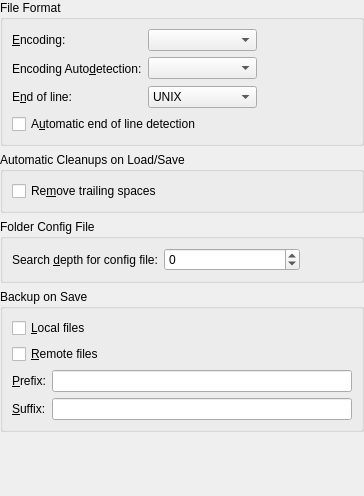
<ui version="4.0" >
 <author></author>
 <comment></comment>
 <exportmacro></exportmacro>
 <class>OpenSaveConfigWidget</class>
 <widget class="QWidget" name="OpenSaveConfigWidget" >
  <property name="geometry" >
   <rect>
    <x>0</x>
    <y>0</y>
    <width>364</width>
    <height>496</height>
   </rect>
  </property>
  <layout class="QVBoxLayout" >
   <property name="margin" >
    <number>0</number>
   </property>
   <property name="spacing" >
    <number>6</number>
   </property>
   <item>
    <widget class="QGroupBox" name="gbFileFormat" >
     <property name="title" >
      <string>File Format</string>
     </property>
     <layout class="QVBoxLayout" >
      <property name="margin" >
       <number>9</number>
      </property>
      <property name="spacing" >
       <number>6</number>
      </property>
      <item>
       <layout class="QGridLayout" >
        <property name="margin" >
         <number>0</number>
        </property>
        <property name="spacing" >
         <number>6</number>
        </property>
        <item rowspan="2" row="0" column="2" >
         <spacer>
          <property name="orientation" >
           <enum>Qt::Horizontal</enum>
          </property>
          <property name="sizeHint" >
           <size>
            <width>161</width>
            <height>51</height>
           </size>
          </property>
         </spacer>
        </item>
        <item row="0" column="0" >
         <widget class="QLabel" name="lblEncoding" >
          <property name="text" >
           <string>&amp;Encoding:</string>
          </property>
          <property name="buddy" >
           <cstring>cmbEncoding</cstring>
          </property>
         </widget>
        </item>
        <item row="1" column="0" >
         <widget class="QLabel" name="lblEncodingDetection" >
          <property name="text" >
           <string>Encoding Auto&amp;detection:</string>
          </property>
          <property name="buddy" >
           <cstring>cmbEncodingDetection</cstring>
          </property>
         </widget>
        </item>
        <item row="2" column="0" >
         <widget class="QLabel" name="lblEOL" >
          <property name="text" >
           <string>E&amp;nd of line:</string>
          </property>
          <property name="buddy" >
           <cstring>cmbEOL</cstring>
          </property>
         </widget>
        </item>
        <item row="2" column="1" >
         <widget class="QComboBox" name="cmbEOL" >
          <item>
           <property name="text" >
            <string>UNIX</string>
           </property>
          </item>
          <item>
           <property name="text" >
            <string>DOS/Windows</string>
           </property>
          </item>
          <item>
           <property name="text" >
            <string>Macintosh</string>
           </property>
          </item>
         </widget>
        </item>
        <item row="0" column="1" >
         <widget class="QComboBox" name="cmbEncoding" />
        </item>
        <item row="1" column="1" >
         <widget class="QComboBox" name="cmbEncodingDetection" />
        </item>
       </layout>
      </item>
      <item>
       <widget class="QCheckBox" name="chkDetectEOL" >
        <property name="whatsThis" >
         <string>If this option is enabled the editor will autodetect the end of line type. The first found end of line type will be used for the whole file.</string>
        </property>
        <property name="text" >
         <string>A&amp;utomatic end of line detection</string>
        </property>
       </widget>
      </item>
     </layout>
    </widget>
   </item>
   <item>
    <widget class="QGroupBox" name="gbCleanups" >
     <property name="title" >
      <string>Automatic Cleanups on Load/Save</string>
     </property>
     <layout class="QVBoxLayout" >
      <property name="margin" >
       <number>9</number>
      </property>
      <property name="spacing" >
       <number>6</number>
      </property>
      <item>
       <widget class="QCheckBox" name="chkRemoveTrailingSpaces" >
        <property name="whatsThis" >
         <string>The editor will automatically eliminate extra spaces at the ends of lines of text while loading/saving the file. This change is only visible after a save if you reload the file.</string>
        </property>
        <property name="text" >
         <string>Re&amp;move trailing spaces</string>
        </property>
       </widget>
      </item>
     </layout>
    </widget>
   </item>
   <item>
    <widget class="QGroupBox" name="gbConfigFile" >
     <property name="title" >
      <string>Folder Config File</string>
     </property>
     <layout class="QVBoxLayout" >
      <property name="margin" >
       <number>9</number>
      </property>
      <property name="spacing" >
       <number>6</number>
      </property>
      <item>
       <layout class="QHBoxLayout" >
        <property name="margin" >
         <number>0</number>
        </property>
        <property name="spacing" >
         <number>6</number>
        </property>
        <item>
         <widget class="QLabel" name="label" >
          <property name="text" >
           <string>Search &amp;depth for config file:</string>
          </property>
          <property name="buddy" >
           <cstring>sbConfigFileSearchDepth</cstring>
          </property>
         </widget>
        </item>
        <item>
         <widget class="QSpinBox" name="sbConfigFileSearchDepth" >
          <property name="whatsThis" >
           <string>The editor will search the given number of folder levels upwards for a .kateconfig file and load the settings line from it.</string>
          </property>
          <property name="specialValueText" >
           <string>Do not use config file</string>
          </property>
          <property name="maximum" >
           <number>64</number>
          </property>
          <property name="minimum" >
           <number>-1</number>
          </property>
         </widget>
        </item>
        <item>
         <spacer>
          <property name="orientation" >
           <enum>Qt::Horizontal</enum>
          </property>
          <property name="sizeHint" >
           <size>
            <width>21</width>
            <height>23</height>
           </size>
          </property>
         </spacer>
        </item>
       </layout>
      </item>
     </layout>
    </widget>
   </item>
   <item>
    <widget class="QGroupBox" name="gbBackup" >
     <property name="whatsThis" >
      <string>&lt;p>Backing up on save will cause Kate to copy the disk file to '&amp;lt;prefix&amp;gt;&amp;lt;filename&amp;gt;&amp;lt;suffix&amp;gt;' before saving changes.&lt;p>The suffix defaults to &lt;strong>~&lt;/strong> and prefix is empty by default.</string>
     </property>
     <property name="title" >
      <string>Backup on Save</string>
     </property>
     <layout class="QGridLayout" >
      <property name="margin" >
       <number>9</number>
      </property>
      <property name="spacing" >
       <number>6</number>
      </property>
      <item row="3" column="1" >
       <widget class="QLineEdit" name="edtBackupSuffix" >
        <property name="whatsThis" >
         <string>Enter the suffix to append to the backup file names.</string>
        </property>
       </widget>
      </item>
      <item row="2" column="1" >
       <widget class="QLineEdit" name="edtBackupPrefix" >
        <property name="whatsThis" >
         <string>Enter the prefix to prepend to the backup file names.</string>
        </property>
       </widget>
      </item>
      <item row="1" column="0" colspan="2" >
       <widget class="QCheckBox" name="chkBackupRemoteFiles" >
        <property name="whatsThis" >
         <string>If this option is enabled, backups for remote files will be created when saving.</string>
        </property>
        <property name="text" >
         <string>&amp;Remote files</string>
        </property>
       </widget>
      </item>
      <item row="2" column="0" >
       <widget class="QLabel" name="label_5" >
        <property name="text" >
         <string>&amp;Prefix:</string>
        </property>
        <property name="buddy" >
         <cstring>edtBackupPrefix</cstring>
        </property>
       </widget>
      </item>
      <item row="3" column="0" >
       <widget class="QLabel" name="label_6" >
        <property name="text" >
         <string>&amp;Suffix:</string>
        </property>
        <property name="buddy" >
         <cstring>edtBackupSuffix</cstring>
        </property>
       </widget>
      </item>
      <item row="0" column="0" colspan="2" >
       <widget class="QCheckBox" name="chkBackupLocalFiles" >
        <property name="whatsThis" >
         <string>If this option is enabled, backups for local files will be created when saving.</string>
        </property>
        <property name="text" >
         <string>&amp;Local files</string>
        </property>
       </widget>
      </item>
     </layout>
    </widget>
   </item>
   <item>
    <spacer>
     <property name="orientation" >
      <enum>Qt::Vertical</enum>
     </property>
     <property name="sizeHint" >
      <size>
       <width>241</width>
       <height>20</height>
      </size>
     </property>
    </spacer>
   </item>
  </layout>
 </widget>
 <pixmapfunction></pixmapfunction>
 <resources/>
 <connections/>
</ui>
